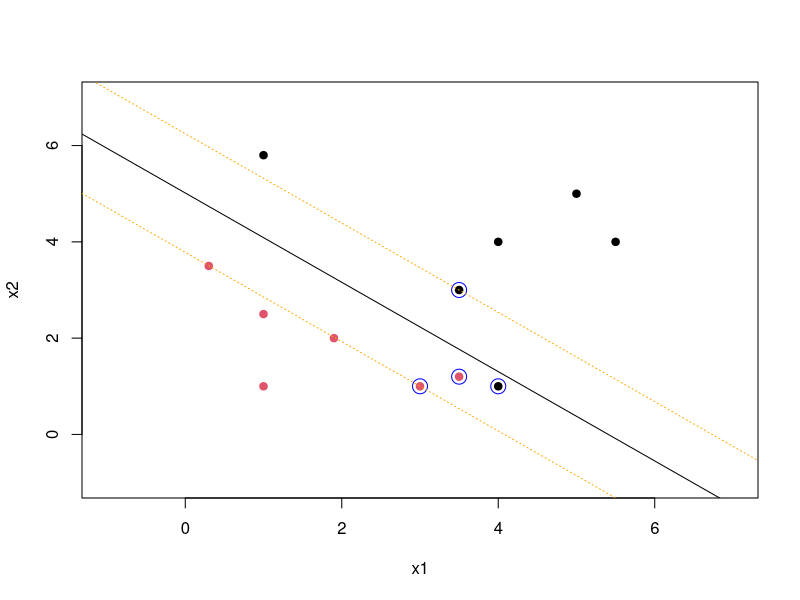
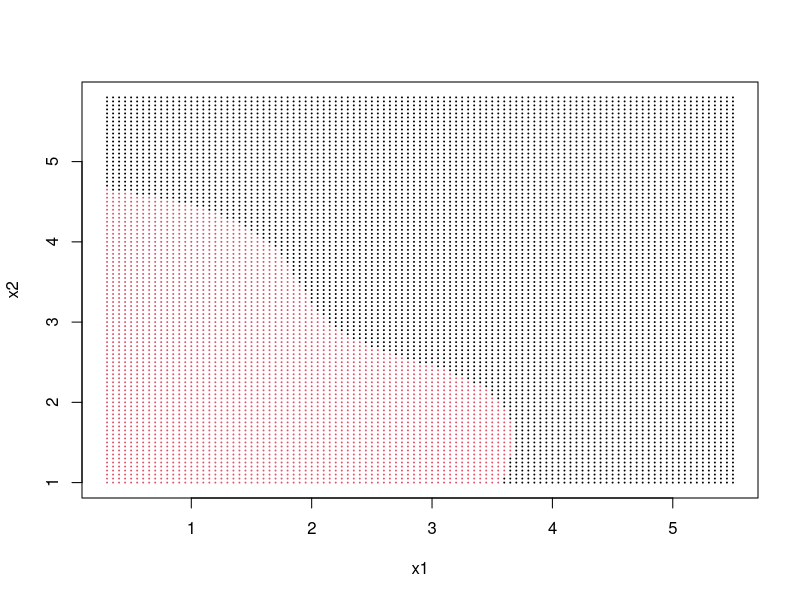

R code for these plots, in order: (Note: this script raises an error after producing the figures.)
# Plot SVM Results for Linear Kernel

x1s <- c(.3,1,1,1.9,3,3.5,     1,3.5,4,5,5.5,4)
x2s <- c(3.5,1,2.5,2,1,1.2,  5.8,3,4,5,4,1)
ys <- c(rep(+1,6),rep(-1,6))
my.data <- data.frame(x1=x1s, x2=x2s, type=as.factor(ys))
my.data

library('e1071')
svm.model <- svm(type ~ ., data=my.data, type='C-classification', kernel='linear',scale=FALSE)

help(svm)

plot(my.data[,-3],col=(ys+3)/2, pch=19, xlim=c(-1,7), ylim=c(-1,7))
points(my.data[svm.model$index,c(1,2)],col="blue",cex=2) 

w <- t(svm.model$coefs) %*% svm.model$SV
b <- -svm.model$rho
p <- svm.model$SV

abline(a=-b/w[1,2], b=-w[1,1]/w[1,2], col="black", lty=1)
abline(a=(-b-1)/w[1,2], b=-w[1,1]/w[1,2], col="orange", lty=3)
abline(a=(-b+1)/w[1,2], b=-w[1,1]/w[1,2], col="orange", lty=3)


# Nonlin
dat <- my.data
fit = svm(type ~ ., data = dat, scale = FALSE, kernel = "radial", cost = 5)


xgrid = expand.grid(x1=seq(min(x1s),max(x1s),by=0.05), x2=seq(min(x2s),max(x2s),by=0.05))
ygrid = predict(fit, xgrid)
plot(xgrid, col = as.numeric(ygrid), pch = 20, cex = 0.2)
points(x, col = y + 1, pch = 19)
